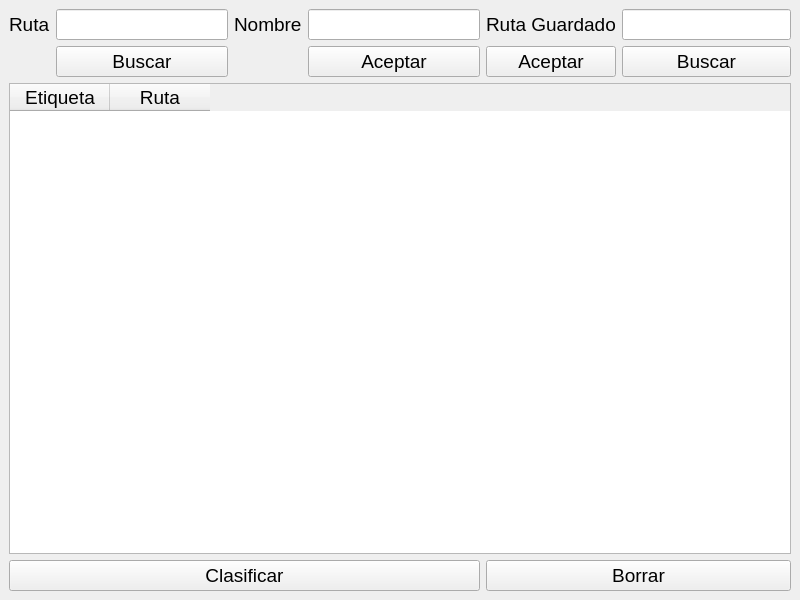
<?xml version="1.0" encoding="UTF-8"?>
<ui version="4.0">
 <class>MainWindow</class>
 <widget class="QMainWindow" name="MainWindow">
  <property name="geometry">
   <rect>
    <x>0</x>
    <y>0</y>
    <width>800</width>
    <height>600</height>
   </rect>
  </property>
  <property name="font">
   <font>
    <pointsize>14</pointsize>
   </font>
  </property>
  <property name="windowTitle">
   <string>MainWindow</string>
  </property>
  <widget class="QWidget" name="centralwidget">
   <layout class="QGridLayout" name="gridLayout">
    <item row="6" column="0" colspan="2">
     <widget class="QTableWidget" name="tableWidget">
      <column>
       <property name="text">
        <string>Etiqueta</string>
       </property>
      </column>
      <column>
       <property name="text">
        <string>Ruta</string>
       </property>
      </column>
     </widget>
    </item>
    <item row="0" column="0">
     <layout class="QVBoxLayout" name="verticalLayout">
      <item>
       <layout class="QGridLayout" name="gridLayout_2">
        <item row="0" column="2">
         <widget class="QLabel" name="label_2">
          <property name="text">
           <string>Nombre</string>
          </property>
         </widget>
        </item>
        <item row="1" column="1">
         <widget class="QPushButton" name="pushButton_Buscar_Ruta">
          <property name="text">
           <string>Buscar</string>
          </property>
         </widget>
        </item>
        <item row="0" column="0">
         <widget class="QLabel" name="label">
          <property name="text">
           <string>Ruta</string>
          </property>
         </widget>
        </item>
        <item row="0" column="1">
         <widget class="QLineEdit" name="lineEdit_Ruta"/>
        </item>
        <item row="0" column="3">
         <widget class="QLineEdit" name="lineEdit_Nombre"/>
        </item>
        <item row="1" column="3">
         <widget class="QPushButton" name="pushButton_Aceptar_ruta">
          <property name="text">
           <string>Aceptar</string>
          </property>
         </widget>
        </item>
       </layout>
      </item>
     </layout>
    </item>
    <item row="7" column="1">
     <widget class="QPushButton" name="pushButton_Borrar">
      <property name="text">
       <string>Borrar</string>
      </property>
     </widget>
    </item>
    <item row="7" column="0">
     <widget class="QPushButton" name="pushButton_clasificar">
      <property name="text">
       <string>Clasificar</string>
      </property>
     </widget>
    </item>
    <item row="0" column="1">
     <layout class="QGridLayout" name="gridLayout_3">
      <item row="0" column="0">
       <widget class="QLabel" name="label_3">
        <property name="text">
         <string>Ruta Guardado</string>
        </property>
       </widget>
      </item>
      <item row="0" column="1">
       <widget class="QLineEdit" name="lineEdit"/>
      </item>
      <item row="1" column="0">
       <widget class="QPushButton" name="pushButton_Aceptar_Guardado">
        <property name="text">
         <string>Aceptar</string>
        </property>
       </widget>
      </item>
      <item row="1" column="1">
       <widget class="QPushButton" name="pushButton_Buscar_Ruta_Guardado">
        <property name="text">
         <string>Buscar</string>
        </property>
       </widget>
      </item>
     </layout>
    </item>
   </layout>
  </widget>
 </widget>
 <resources/>
 <connections/>
</ui>
